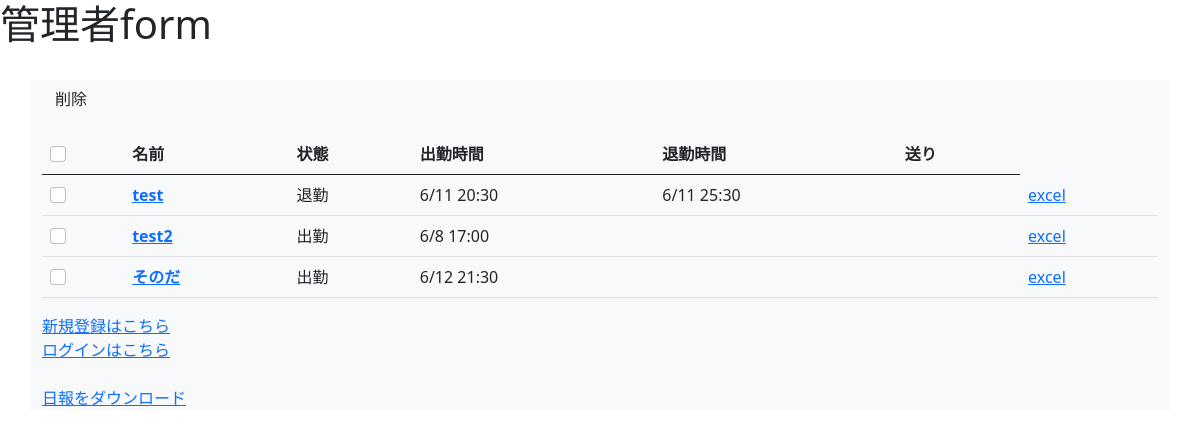
/adminform, run on an earlier commit of the app's database.
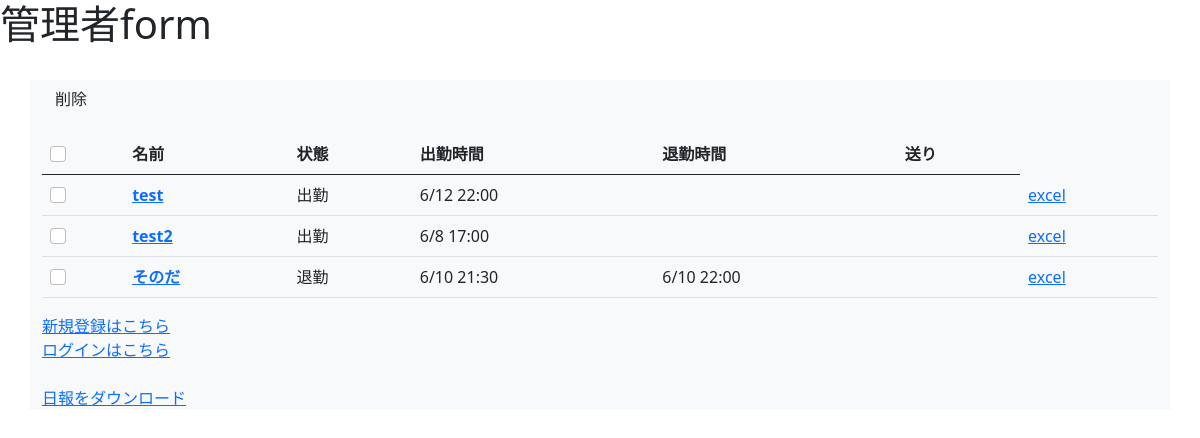
And on a later commit of the database.
### attendance/models.py (models this page shows, shortened)
class Account(models.Model):
    user = models.OneToOneField(User, on_delete=models.CASCADE)
    is_working = models.BooleanField(default=False)
    start_time = models.DateTimeField(verbose_name="開始時間")
    end_time = models.DateTimeField(verbose_name="終了時間")
    start_overtime = models.CharField(max_length=20, null=True)
    end_overtime = models.CharField(max_length=20, null=True)
    earnings = models.IntegerField(default=0)
    is_sending = models.BooleanField(default=False)
    staff_drink = models.IntegerField(default=0)
    staff_bottle = models.IntegerField(default=0)
    debt = models.IntegerField(default=0)
    back = models.IntegerField(default=0)

### attendance/views.py (the view, shortened to what this page needs)
# urls.py: path("adminform", views.AdminFrom.as_view(), name="AdminForm"),
class AdminFrom(ListView):
    model = Account
    template_name = "attendance/admin_form.html"
    def get(self, request):
        return super().get(request)

### templates/attendance/admin_form.html (shortened to what this page needs)
{% extends "attendance/DB5_base.html" %}
{% block body %}
<header><h1>管理者form</h1></header>
<br>
<div class="container bg-light"><form action="{% url 'AdminForm' %}" method="post">
  <input type="submit" class=btn btn-primary value="削除">
    <table class="table caption-top">
        <caption></caption>
        <thead>
          <tr>
            <th>
              <label><input class="form-check-input" type="checkbox" id="all"></label>
            </th>
            <th scope="col">名前</th>
            <th scope="col">状態</th>
            <th scope="col">出勤時間</th>
            <th scope="col">退勤時間</th>
            <th scope="col">送り</th>
          </tr>
        </thead>
        <tbody>
        {% for account in object_list %}
            <tr><div>
            {% if not account.user.username == "admin" %}
                <th scope="row">
                  <label><input class="form-check-input" type="checkbox" name="chk" value="{{account.pk}}"></label>
                  </th>
                <th scope="row">
                <a href="{% url 'Edit' pk=account.pk %}">{{account.user}}
                </a>
                </th>
                {% if account.is_working %}<td>出勤</td>
                {% else %}<td>退勤</td>{% endif %}
                <td>{{account.start_overtime}}</td>
                <td>{{account.end_overtime}}</td>
                <td>
                </td>
                <td>
                    <a href="{% url 'PopExcel' pk=account.pk %}" target="_blank" rel="noreferrer noopener">excel</a>
                </td>
            {% endif %}
            </div>
            </tr>
        {% endfor %}
        </tbody>
      </table>
      <a href="{% url 'Register' %}">新規登録はこちら</a><br>
      <a href="{% url 'Login' %}">ログインはこちら</a><br><br>
      <a href="{% url 'Daily' %}">日報をダウンロード</a>
 </form></div>
{% endblock body %}

What changed in the data, as far as the page shows it:
changed Account "test": start_overtime "6/11 20:30" → "6/12 22:00"; end_overtime "6/11 25:30" → (not shown); is_working "退勤" → "出勤"
changed Account "そのだ": start_overtime "6/12 21:30" → "6/10 21:30"; end_overtime (not shown) → "6/10 22:00"; is_working "出勤" → "退勤"
